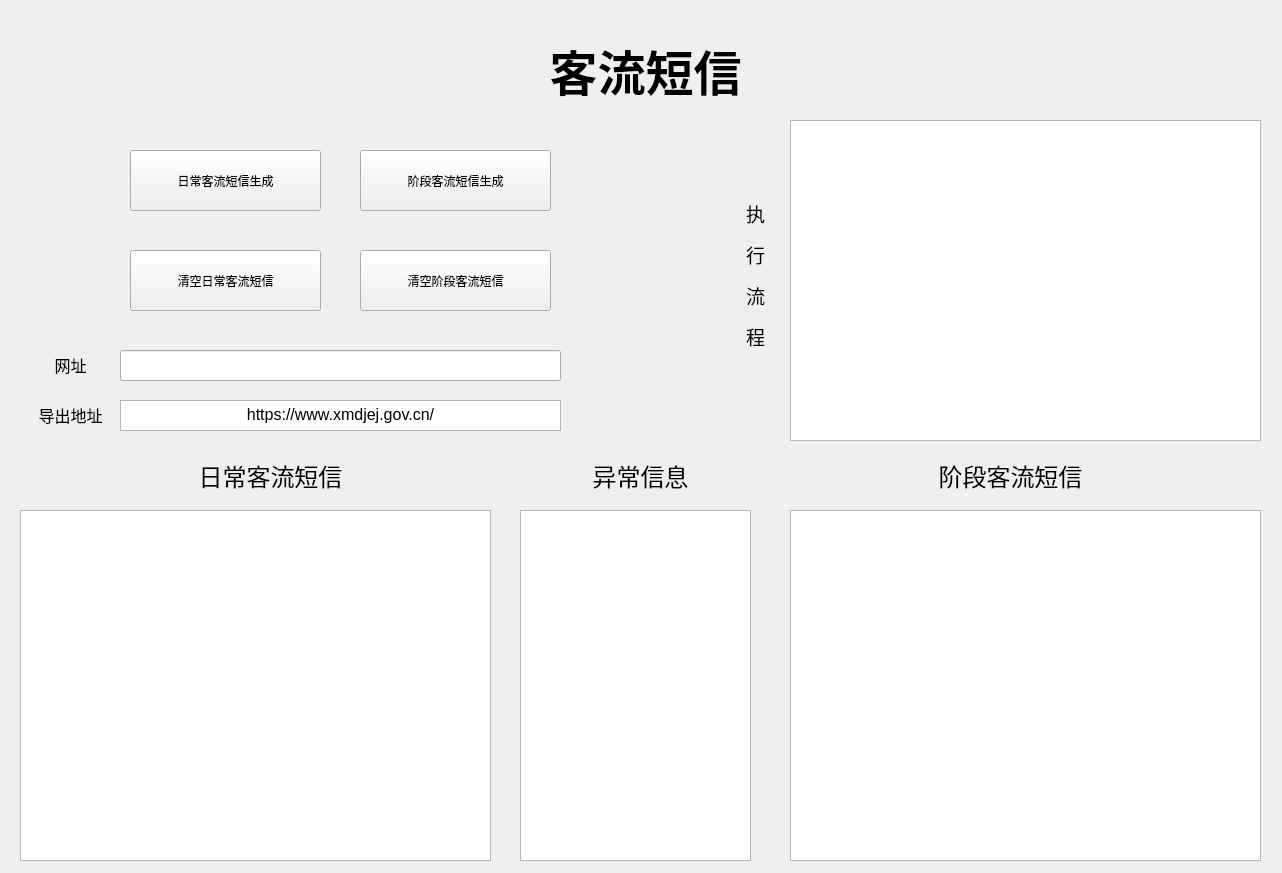
<?xml version="1.0" encoding="UTF-8"?>
<ui version="4.0">
 <class>Form</class>
 <widget class="QWidget" name="Form">
  <property name="geometry">
   <rect>
    <x>0</x>
    <y>0</y>
    <width>1282</width>
    <height>873</height>
   </rect>
  </property>
  <property name="windowTitle">
   <string>Form</string>
  </property>
  <widget class="QLabel" name="label">
   <property name="geometry">
    <rect>
     <x>440</x>
     <y>30</y>
     <width>411</width>
     <height>81</height>
    </rect>
   </property>
   <property name="lineWidth">
    <number>1</number>
   </property>
   <property name="text">
    <string>&lt;html&gt;&lt;head/&gt;&lt;body&gt;&lt;p align=&quot;center&quot;&gt;&lt;span style=&quot; font-size:36pt; font-weight:600;&quot;&gt;客流短信&lt;/span&gt;&lt;/p&gt;&lt;/body&gt;&lt;/html&gt;</string>
   </property>
  </widget>
  <widget class="QPushButton" name="pushButton">
   <property name="geometry">
    <rect>
     <x>130</x>
     <y>150</y>
     <width>191</width>
     <height>61</height>
    </rect>
   </property>
   <property name="maximumSize">
    <size>
     <width>191</width>
     <height>16777215</height>
    </size>
   </property>
   <property name="text">
    <string>日常客流短信生成</string>
   </property>
   <property name="iconSize">
    <size>
     <width>16</width>
     <height>16</height>
    </size>
   </property>
   <property name="autoDefault">
    <bool>false</bool>
   </property>
   <property name="default">
    <bool>false</bool>
   </property>
  </widget>
  <widget class="QLabel" name="label_2">
   <property name="geometry">
    <rect>
     <x>20</x>
     <y>450</y>
     <width>501</width>
     <height>51</height>
    </rect>
   </property>
   <property name="text">
    <string>&lt;html&gt;&lt;head/&gt;&lt;body&gt;&lt;p align=&quot;center&quot;&gt;&lt;span style=&quot; font-size:18pt;&quot;&gt;日常客流短信&lt;/span&gt;&lt;/p&gt;&lt;/body&gt;&lt;/html&gt;</string>
   </property>
  </widget>
  <widget class="QLabel" name="label_3">
   <property name="geometry">
    <rect>
     <x>760</x>
     <y>450</y>
     <width>501</width>
     <height>51</height>
    </rect>
   </property>
   <property name="text">
    <string>&lt;html&gt;&lt;head/&gt;&lt;body&gt;&lt;p align=&quot;center&quot;&gt;&lt;span style=&quot; font-size:18pt;&quot;&gt;阶段客流短信&lt;/span&gt;&lt;/p&gt;&lt;/body&gt;&lt;/html&gt;</string>
   </property>
  </widget>
  <widget class="QPushButton" name="pushButton_2">
   <property name="geometry">
    <rect>
     <x>130</x>
     <y>250</y>
     <width>191</width>
     <height>61</height>
    </rect>
   </property>
   <property name="maximumSize">
    <size>
     <width>191</width>
     <height>16777215</height>
    </size>
   </property>
   <property name="text">
    <string>清空日常客流短信</string>
   </property>
   <property name="iconSize">
    <size>
     <width>16</width>
     <height>16</height>
    </size>
   </property>
   <property name="autoDefault">
    <bool>false</bool>
   </property>
   <property name="default">
    <bool>false</bool>
   </property>
  </widget>
  <widget class="QLabel" name="label_4">
   <property name="geometry">
    <rect>
     <x>730</x>
     <y>150</y>
     <width>51</width>
     <height>251</height>
    </rect>
   </property>
   <property name="text">
    <string>&lt;html&gt;&lt;head/&gt;&lt;body&gt;&lt;p align=&quot;center&quot;&gt;&lt;span style=&quot; font-size:14pt;&quot;&gt;执&lt;/span&gt;&lt;/p&gt;&lt;p align=&quot;center&quot;&gt;&lt;span style=&quot; font-size:14pt;&quot;&gt;行&lt;/span&gt;&lt;/p&gt;&lt;p align=&quot;center&quot;&gt;&lt;span style=&quot; font-size:14pt;&quot;&gt;流&lt;/span&gt;&lt;/p&gt;&lt;p align=&quot;center&quot;&gt;&lt;span style=&quot; font-size:14pt;&quot;&gt;程&lt;/span&gt;&lt;/p&gt;&lt;/body&gt;&lt;/html&gt;</string>
   </property>
  </widget>
  <widget class="QPushButton" name="pushButton_3">
   <property name="geometry">
    <rect>
     <x>360</x>
     <y>150</y>
     <width>191</width>
     <height>61</height>
    </rect>
   </property>
   <property name="maximumSize">
    <size>
     <width>191</width>
     <height>16777215</height>
    </size>
   </property>
   <property name="text">
    <string>阶段客流短信生成</string>
   </property>
   <property name="iconSize">
    <size>
     <width>16</width>
     <height>16</height>
    </size>
   </property>
   <property name="autoDefault">
    <bool>false</bool>
   </property>
   <property name="default">
    <bool>false</bool>
   </property>
  </widget>
  <widget class="QPushButton" name="pushButton_4">
   <property name="geometry">
    <rect>
     <x>360</x>
     <y>250</y>
     <width>191</width>
     <height>61</height>
    </rect>
   </property>
   <property name="maximumSize">
    <size>
     <width>191</width>
     <height>16777215</height>
    </size>
   </property>
   <property name="text">
    <string>清空阶段客流短信</string>
   </property>
   <property name="iconSize">
    <size>
     <width>16</width>
     <height>16</height>
    </size>
   </property>
   <property name="autoDefault">
    <bool>false</bool>
   </property>
   <property name="default">
    <bool>false</bool>
   </property>
  </widget>
  <widget class="QLabel" name="label_5">
   <property name="geometry">
    <rect>
     <x>30</x>
     <y>350</y>
     <width>81</width>
     <height>31</height>
    </rect>
   </property>
   <property name="text">
    <string>&lt;html&gt;&lt;head/&gt;&lt;body&gt;&lt;p align=&quot;center&quot;&gt;&lt;span style=&quot; font-size:12pt;&quot;&gt;网址&lt;/span&gt;&lt;/p&gt;&lt;/body&gt;&lt;/html&gt;</string>
   </property>
  </widget>
  <widget class="QTextBrowser" name="textBrowser_6">
   <property name="geometry">
    <rect>
     <x>120</x>
     <y>400</y>
     <width>441</width>
     <height>31</height>
    </rect>
   </property>
   <property name="html">
    <string>&lt;!DOCTYPE HTML PUBLIC &quot;-//W3C//DTD HTML 4.0//EN&quot; &quot;http://www.w3.org/TR/REC-html40/strict.dtd&quot;&gt;
&lt;html&gt;&lt;head&gt;&lt;meta name=&quot;qrichtext&quot; content=&quot;1&quot; /&gt;&lt;style type=&quot;text/css&quot;&gt;
p, li { white-space: pre-wrap; }
&lt;/style&gt;&lt;/head&gt;&lt;body style=&quot; font-family:'SimSun'; font-size:9pt; font-weight:400; font-style:normal;&quot;&gt;
&lt;p align=&quot;center&quot; style=&quot; margin-top:0px; margin-bottom:0px; margin-left:0px; margin-right:0px; -qt-block-indent:0; text-indent:0px;&quot;&gt;&lt;span style=&quot; font-size:12pt;&quot;&gt;https://www.xmdjej.gov.cn/&lt;/span&gt;&lt;/p&gt;&lt;/body&gt;&lt;/html&gt;</string>
   </property>
  </widget>
  <widget class="QLabel" name="label_6">
   <property name="geometry">
    <rect>
     <x>30</x>
     <y>400</y>
     <width>81</width>
     <height>31</height>
    </rect>
   </property>
   <property name="text">
    <string>&lt;html&gt;&lt;head/&gt;&lt;body&gt;&lt;p align=&quot;center&quot;&gt;&lt;span style=&quot; font-size:12pt;&quot;&gt;导出地址&lt;/span&gt;&lt;/p&gt;&lt;/body&gt;&lt;/html&gt;</string>
   </property>
  </widget>
  <widget class="QLabel" name="label_7">
   <property name="geometry">
    <rect>
     <x>540</x>
     <y>450</y>
     <width>201</width>
     <height>51</height>
    </rect>
   </property>
   <property name="text">
    <string>&lt;html&gt;&lt;head/&gt;&lt;body&gt;&lt;p align=&quot;center&quot;&gt;&lt;span style=&quot; font-size:18pt;&quot;&gt;异常信息&lt;/span&gt;&lt;/p&gt;&lt;/body&gt;&lt;/html&gt;</string>
   </property>
  </widget>
  <widget class="QPlainTextEdit" name="plainTextEdit">
   <property name="geometry">
    <rect>
     <x>20</x>
     <y>510</y>
     <width>471</width>
     <height>351</height>
    </rect>
   </property>
  </widget>
  <widget class="QPlainTextEdit" name="plainTextEdit_3">
   <property name="geometry">
    <rect>
     <x>790</x>
     <y>120</y>
     <width>471</width>
     <height>321</height>
    </rect>
   </property>
  </widget>
  <widget class="QPlainTextEdit" name="plainTextEdit_4">
   <property name="geometry">
    <rect>
     <x>520</x>
     <y>510</y>
     <width>231</width>
     <height>351</height>
    </rect>
   </property>
  </widget>
  <widget class="QPlainTextEdit" name="plainTextEdit_5">
   <property name="geometry">
    <rect>
     <x>790</x>
     <y>510</y>
     <width>471</width>
     <height>351</height>
    </rect>
   </property>
  </widget>
  <widget class="QLineEdit" name="lineEdit">
   <property name="geometry">
    <rect>
     <x>120</x>
     <y>350</y>
     <width>441</width>
     <height>31</height>
    </rect>
   </property>
  </widget>
 </widget>
 <resources/>
 <connections>
  <connection>
   <sender>pushButton</sender>
   <signal>clicked()</signal>
   <receiver>Form</receiver>
   <slot>extract_text_from_web()</slot>
   <hints>
    <hint type="sourcelabel">
     <x>140</x>
     <y>201</y>
    </hint>
    <hint type="destinationlabel">
     <x>145</x>
     <y>244</y>
    </hint>
   </hints>
  </connection>
 </connections>
 <slots>
  <slot>slot1()</slot>
  <slot>extract_text_from_web()</slot>
 </slots>
</ui>
